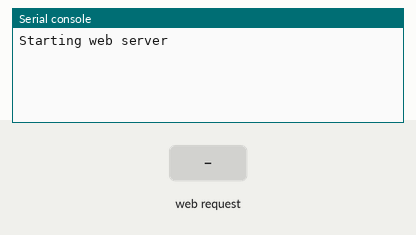
The program below on a simulated ESP32 board running MicroPython. On the bench: the last lines printed to the serial console. The test bench sets the inputs (shaded band).

Above: at 1.2 s.
1.3 s: HTTP request GET /?led=on received
At 2.1 s:
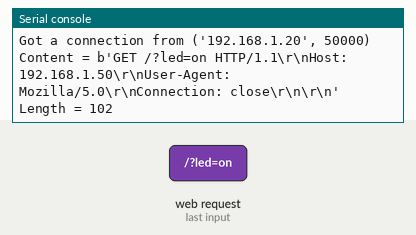
2.8 s: HTTP request GET /?led=off received
At 3.2 s:
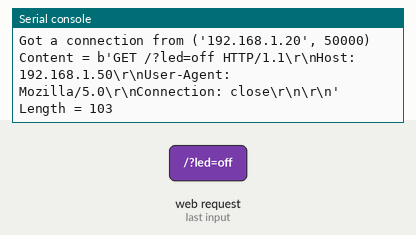
4.3 s: HTTP request GET / received
At 5.6 s:
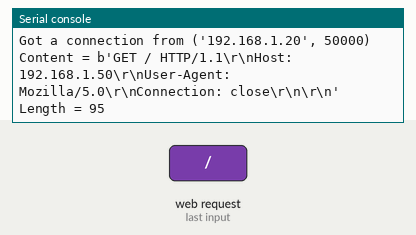

Measured:
- after the input at 1.3 s, the serial console: prints a new line at once (image 1)
- after the input at 2.8 s, the serial console: prints a new line at once (image 2)
- after the input at 4.3 s, the serial console: prints a new line at once (image 3)

The program:

websrv.py
```python
# Complete project details at https://RandomNerdTutorials.com

try:
    import usocket as socket
except:
    import socket

def web_page():
  html = """<html><head> <title>ESP Web Server</title> <meta name="viewport" content="width=device-width, initial-scale=1">
  <link rel="icon" href="data:,"> <style>html{font-family: Helvetica; display:inline-block; margin: 0px auto; text-align: center;}
  h1{color: #0F3376; padding: 2vh;}p{font-size: 1.5rem;}.button{display: inline-block; background-color: #e7bd3b; border: none;
  border-radius: 4px; color: white; padding: 16px 40px; text-decoration: none; font-size: 30px; margin: 2px; cursor: pointer;}
  .button2{background-color: #4286f4;}</style></head><body> <h1>ESP Web Server</h1>
  <p>GPIO state: <strong>""" + """</strong></p><p><a href="/?led=on"><button class="button">ON</button></a></p>
  <p><a href="/?led=off"><button class="button button2">OFF</button></a></p></body></html>"""
  return html


print("Starting web server")

s = socket.socket(socket.AF_INET, socket.SOCK_STREAM)
s.bind(('', 8081))
s.listen(5)

while True:
  conn, addr = s.accept()
  print('Got a connection from %s' % str(addr))
  request = conn.recv(1024)
  request = str(request)
  rlen = len(request)
  print('Content = %s' % request)
  print('Length = %d' %rlen)
#   led_on = request.find('/?led=on')
#   led_off = request.find('/?led=off')
#   if led_on == 6:
#     print('LED ON')
#     #led.value(1)
#   if led_off == 6:
#     print('LED OFF')
#     #led.value(0)
  resp = web_page()

  response = "HTTP/1.1 200 OK\r\n" + \
            "Content-Length: " + str(len(resp)) + "\r\n"\
            "Content-Type: text/html\r\n" + \
            "Connection: Closed\r\n" +\
            "\r\n"

  response += resp

  conn.sendall(response)
  conn.close()
```
